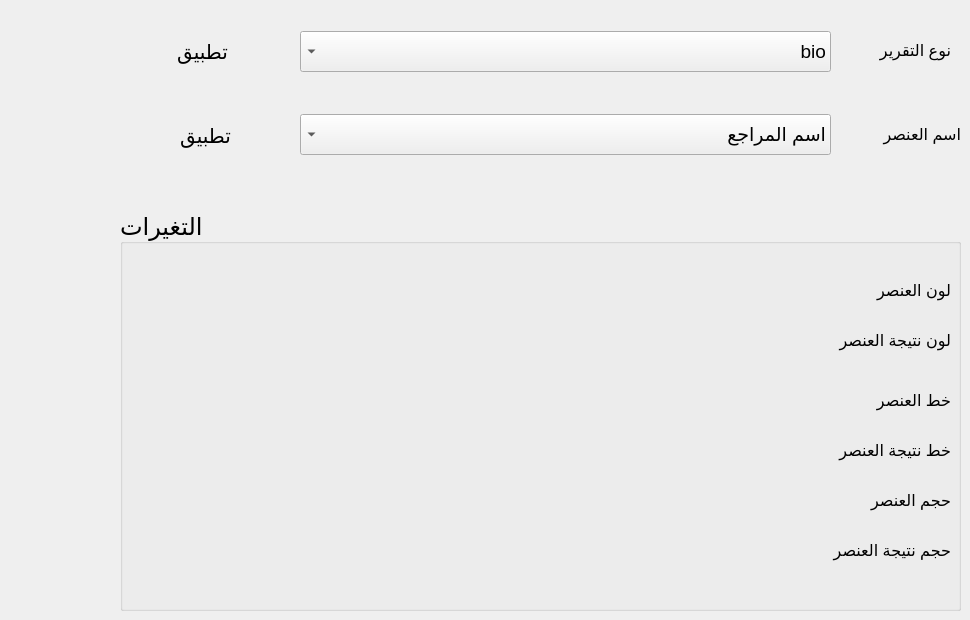
      <widget class="QWidget" name="tab_13">
       <attribute name="title">
        <string>تعديل شكل التقارير</string>
       </attribute>
       <widget class="QComboBox" name="comboBox_28">
        <property name="geometry">
         <rect>
          <x>300</x>
          <y>31</y>
          <width>531</width>
          <height>41</height>
         </rect>
        </property>
        <property name="font">
         <font>
          <pointsize>14</pointsize>
         </font>
        </property>
        <property name="layoutDirection">
         <enum>Qt::RightToLeft</enum>
        </property>
        <property name="duplicatesEnabled">
         <bool>false</bool>
        </property>
        <item>
         <property name="text">
          <string>bio</string>
         </property>
        </item>
        <item>
         <property name="text">
          <string>GSE</string>
         </property>
        </item>
        <item>
         <property name="text">
          <string>GUE</string>
         </property>
        </item>
        <item>
         <property name="text">
          <string>hematology</string>
         </property>
        </item>
        <item>
         <property name="text">
          <string>هرمونات مشترك</string>
         </property>
        </item>
        <item>
         <property name="text">
          <string>SFA</string>
         </property>
        </item>
       </widget>
       <widget class="QLabel" name="label_21">
        <property name="geometry">
         <rect>
          <x>840</x>
          <y>30</y>
          <width>111</width>
          <height>41</height>
         </rect>
        </property>
        <property name="font">
         <font>
          <family>Segoe UI</family>
          <pointsize>12</pointsize>
          <weight>50</weight>
          <bold>false</bold>
         </font>
        </property>
        <property name="text">
         <string>نوع التقرير</string>
        </property>
       </widget>
       <widget class="QPushButton" name="pushButton_37">
        <property name="enabled">
         <bool>true</bool>
        </property>
        <property name="geometry">
         <rect>
          <x>117</x>
          <y>26</y>
          <width>171</width>
          <height>51</height>
         </rect>
        </property>
        <property name="font">
         <font>
          <family>Segoe UI</family>
          <pointsize>15</pointsize>
          <weight>50</weight>
          <bold>false</bold>
         </font>
        </property>
        <property name="styleSheet">
         <string notr="true">border-radius:20px;</string>
        </property>
        <property name="text">
         <string>تطبيق</string>
        </property>
       </widget>
       <widget class="QComboBox" name="comboBox_29">
        <property name="geometry">
         <rect>
          <x>300</x>
          <y>114</y>
          <width>531</width>
          <height>41</height>
         </rect>
        </property>
        <property name="font">
         <font>
          <pointsize>14</pointsize>
         </font>
        </property>
        <property name="layoutDirection">
         <enum>Qt::RightToLeft</enum>
        </property>
        <property name="duplicatesEnabled">
         <bool>false</bool>
        </property>
        <item>
         <property name="text">
          <string>اسم المراجع</string>
         </property>
        </item>
        <item>
         <property name="text">
          <string>اسم الدكتور</string>
         </property>
        </item>
        <item>
         <property name="text">
          <string>التاريخ</string>
         </property>
        </item>
       </widget>
       <widget class="QLabel" name="label_22">
        <property name="geometry">
         <rect>
          <x>850</x>
          <y>114</y>
          <width>111</width>
          <height>41</height>
         </rect>
        </property>
        <property name="font">
         <font>
          <family>Segoe UI</family>
          <pointsize>12</pointsize>
          <weight>50</weight>
          <bold>false</bold>
         </font>
        </property>
        <property name="text">
         <string>اسم العنصر</string>
        </property>
       </widget>
       <widget class="QPushButton" name="pushButton_38">
        <property name="enabled">
         <bool>true</bool>
        </property>
        <property name="geometry">
         <rect>
          <x>120</x>
          <y>110</y>
          <width>171</width>
          <height>51</height>
         </rect>
        </property>
        <property name="font">
         <font>
          <family>Segoe UI</family>
          <pointsize>15</pointsize>
          <weight>50</weight>
          <bold>false</bold>
         </font>
        </property>
        <property name="styleSheet">
         <string notr="true">border-radius:20px;</string>
        </property>
        <property name="text">
         <string>تطبيق</string>
        </property>
       </widget>
       <widget class="QGroupBox" name="groupBox_12">
        <property name="geometry">
         <rect>
          <x>120</x>
          <y>210</y>
          <width>841</width>
          <height>401</height>
         </rect>
        </property>
        <property name="font">
         <font>
          <family>Segoe UI</family>
          <pointsize>18</pointsize>
         </font>
        </property>
        <property name="title">
         <string>التغيرات</string>
        </property>
        <property name="alignment">
         <set>Qt::AlignLeading|Qt::AlignLeft|Qt::AlignVCenter</set>
        </property>
        <property name="flat">
         <bool>false</bool>
        </property>
        <widget class="QLabel" name="label_23">
         <property name="geometry">
          <rect>
           <x>720</x>
           <y>60</y>
           <width>111</width>
           <height>41</height>
          </rect>
         </property>
         <property name="font">
          <font>
           <family>Segoe UI</family>
           <pointsize>12</pointsize>
           <weight>50</weight>
           <bold>false</bold>
          </font>
         </property>
         <property name="text">
          <string>لون العنصر</string>
         </property>
        </widget>
        <widget class="QLabel" name="label_24">
         <property name="geometry">
          <rect>
           <x>680</x>
           <y>110</y>
           <width>151</width>
           <height>41</height>
          </rect>
         </property>
         <property name="font">
          <font>
           <family>Segoe UI</family>
           <pointsize>12</pointsize>
           <weight>50</weight>
           <bold>false</bold>
          </font>
         </property>
         <property name="text">
          <string>لون نتيجة العنصر</string>
         </property>
        </widget>
        <widget class="QLabel" name="label_25">
         <property name="geometry">
          <rect>
           <x>720</x>
           <y>170</y>
           <width>111</width>
           <height>41</height>
          </rect>
         </property>
         <property name="font">
          <font>
           <family>Segoe UI</family>
           <pointsize>12</pointsize>
           <weight>50</weight>
           <bold>false</bold>
          </font>
         </property>
         <property name="text">
          <string>خط العنصر</string>
         </property>
        </widget>
        <widget class="QLabel" name="label_26">
         <property name="geometry">
          <rect>
           <x>690</x>
           <y>220</y>
           <width>141</width>
           <height>41</height>
          </rect>
         </property>
         <property name="font">
          <font>
           <family>Segoe UI</family>
           <pointsize>12</pointsize>
           <weight>50</weight>
           <bold>false</bold>
          </font>
         </property>
         <property name="text">
          <string>خط نتيجة العنصر</string>
         </property>
        </widget>
        <widget class="QLabel" name="label_27">
         <property name="geometry">
          <rect>
           <x>720</x>
           <y>270</y>
           <width>111</width>
           <height>41</height>
          </rect>
         </property>
         <property name="font">
          <font>
           <family>Segoe UI</family>
           <pointsize>12</pointsize>
           <weight>50</weight>
           <bold>false</bold>
          </font>
         </property>
         <property name="text">
          <string>حجم العنصر</string>
         </property>
        </widget>
        <widget class="QLabel" name="label_28">
         <property name="geometry">
          <rect>
           <x>670</x>
           <y>320</y>
           <width>161</width>
           <height>41</height>
          </rect>
         </property>
         <property name="font">
          <font>
           <family>Segoe UI</family>
           <pointsize>12</pointsize>
           <weight>50</weight>
           <bold>false</bold>
          </font>
         </property>
         <property name="text">
          <string>حجم نتيجة العنصر</string>
         </property>
        </widget>
       </widget>
      </widget>
